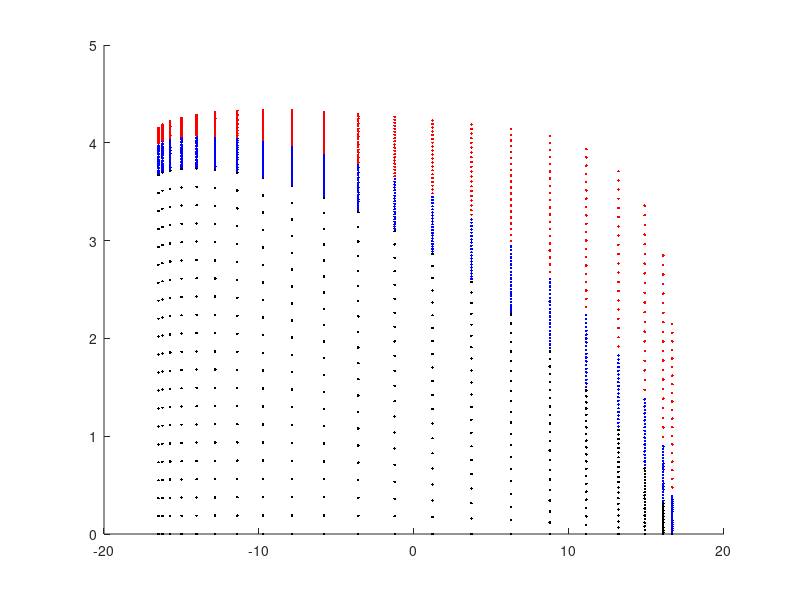
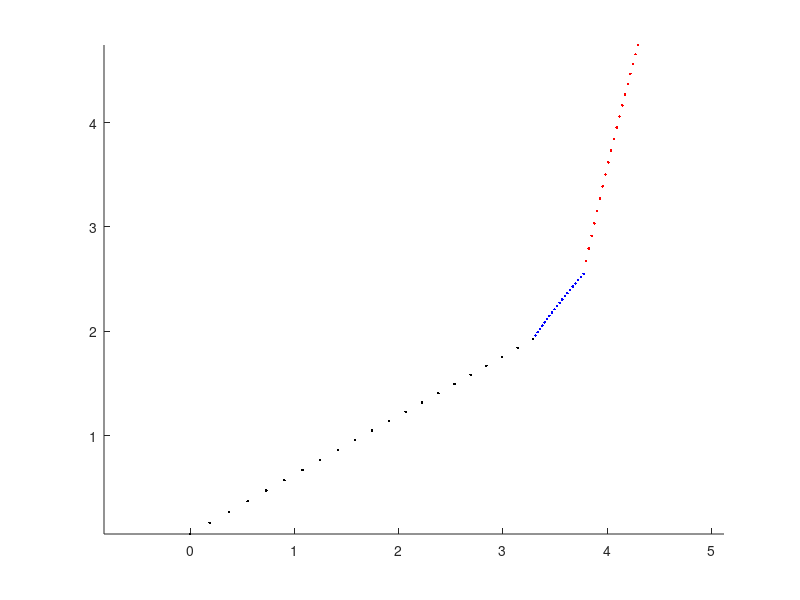
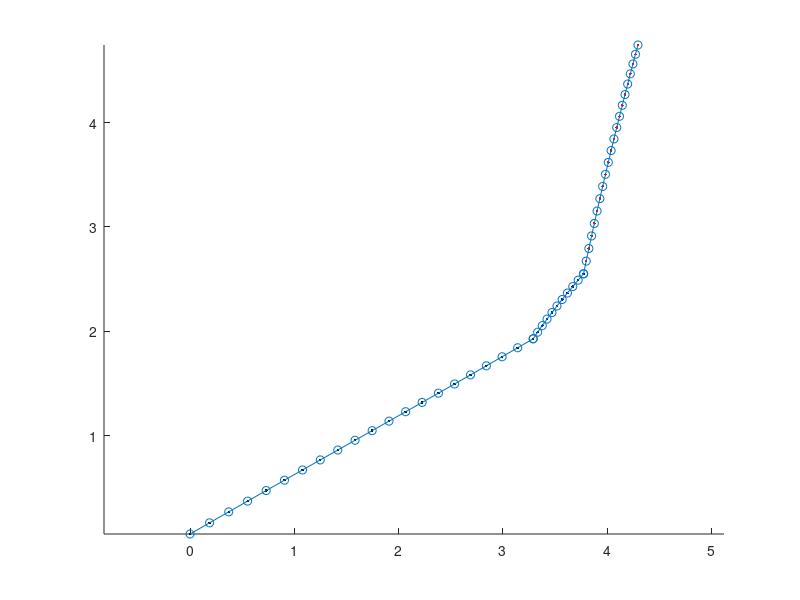

Write MATLAB code to recreate these figures, in order.
x_top = load('wpb_offset_top_x.dat');
y_top = load('wpb_offset_top_y.dat');
z_top = load('wpb_offset_top_z.dat');

x_mid = load('wpb_offset_mid_x.dat');
y_mid = load('wpb_offset_mid_y.dat');
z_mid = load('wpb_offset_mid_z.dat');

x_bot = load('wpb_offset_bottom_x.dat');
y_bot = load('wpb_offset_bottom_y.dat');
z_bot = load('wpb_offset_bottom_z.dat');


figure; hold on;
for i=1:length(x_top)
    plot3(x_top(i,:),y_top(i,:),z_top(i,:),'r.'); 
    plot3(x_mid(i,:),y_mid(i,:),z_mid(i,:),'b.'); 
    plot3(x_bot(i,:),y_bot(i,:),z_bot(i,:),'k.'); 
%     pause(1)
end

figure; hold on;
j = 11;
plot(y_top(j,:),z_top(j,:),'r.')
plot(y_mid(j,:),z_mid(j,:),'b.')
plot(y_bot(j,:),z_bot(j,:),'k.')
axis equal

% reduce the data of the middle offset
y_temp = [];
z_temp = [];
id = 1;
step = 2;
for k = 1:2:21
    y_temp= [y_temp y_mid(j,k)];
    z_temp= [z_temp z_mid(j,k)];
%     id = id+step;
end

figure; hold on;
j = 11;
plot(y_top(j,:),z_top(j,:),'r.')
plot(y_temp,z_temp,'b.')
plot(y_bot(j,:),z_bot(j,:),'k.')
axis equal

% collect the data to one set
data_collect1 = [y_top(j,:)' z_top(j,:)'];
data_collect2 = [y_temp' z_temp'];
data_collect3 = [y_bot(j,:)' z_bot(j,:)'];

data_collect = [flipud(data_collect1); flipud(data_collect2); flipud(data_collect3)];

%for count = 1:length(data_collect)
    plot(data_collect(:,1), data_collect(:,2),'-o')
%     pause(1)
%end

save wpb_data_station_11.dat data_collect -ascii

